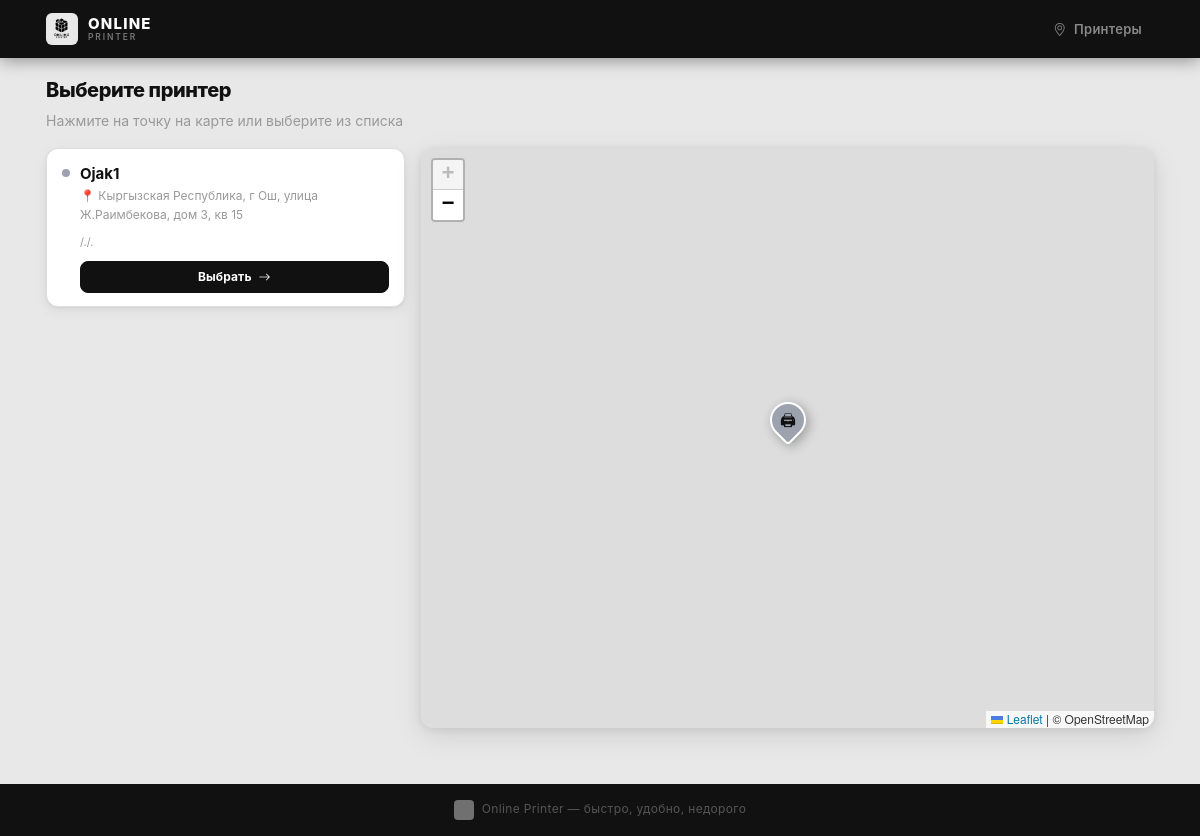
The page / on the database its author committed.
### printers/models.py (models this page shows, shortened)
class PrinterTerminal(models.Model):
    name = models.CharField('Название', max_length=100)
    token = models.UUIDField('Токен', default=uuid.uuid4, unique=True, editable=False)
    address = models.CharField('Адрес', max_length=300)
    latitude = models.DecimalField('Широта', max_digits=9, decimal_places=6, default=42.870000)
    longitude = models.DecimalField('Долгота', max_digits=9, decimal_places=6, default=74.590000)
    description = models.TextField('Описание / режим работы', blank=True)
    photo = models.ImageField('Фото точки', upload_to='terminals/', blank=True)
    server_url = models.CharField(
        'URL сервера', max_length=300, blank=True,
        help_text='Например: http://192.168.1.100 или https://yoursite.com'
    )
    system_printer_name = models.CharField(
        'Имя принтера в системе', max_length=200, blank=True,
        help_text='Оставьте пустым — будет использоваться принтер по умолчанию. '
                  'Узнать: Windows → "lpstat -p", Mac/Linux → "lpstat -p"'
    )
    poll_interval = models.PositiveIntegerField(
        'Интервал опроса (сек)', default=10,
        help_text='Как часто агент проверяет новые задания'
    )
    is_active = models.BooleanField('Принимает заказы', default=True)
    is_online = models.BooleanField('Онлайн', default=False)
    last_seen = models.DateTimeField('Последний раз в сети', null=True, blank=True)
    class Meta:
        verbose_name = 'Принтер'
        verbose_name_plural = 'Принтеры'
        ordering = ['name']
    def to_map_dict(self):
        return {
            'id': self.id,
            'name': self.name,
            'address': self.address,
            'description': self.description,
            'lat': float(self.latitude),
            'lng': float(self.longitude),
            'is_online': self.is_online,
            'photo': self.photo.url if self.photo else None,
        }

### orders/views.py (the view)
# urls.py: path('', views.map_view, name='map'),
def map_view(request):
    from printers.models import PrinterTerminal
    terminals = PrinterTerminal.objects.filter(is_active=True)
    terminals_json = json.dumps([t.to_map_dict() for t in terminals])
    return render(request, 'orders/map.html', {
        'terminals': terminals,
        'terminals_json': terminals_json,
    })

### templates/orders/map.html (shortened to what this page needs)
{% extends 'base.html' %}
{% block content %}
<div class="mb-3">
  <h1 class="op-title">Выберите принтер</h1>
  <p class="op-subtitle">Нажмите на точку на карте или выберите из списка</p>
</div>
<div class="row g-3">
  <div class="col-lg-8 order-1 order-lg-2">
    <div id="map"></div>
  </div>
  <div class="col-lg-4 order-2 order-lg-1">
    <div style="display:flex;flex-direction:column;gap:8px" id="terminalList">
      {% for t in terminals %}
      <div class="op-card terminal-card"
           data-id="{{ t.id }}"
           onclick="selectTerminal({{ t.id }}, {{ t.latitude }}, {{ t.longitude }})">
        <div style="padding:13px 15px">
          <div style="display:flex;align-items:flex-start;gap:10px">
            <span class="status-dot {% if t.is_online %}online{% else %}offline{% endif %}" style="margin-top:7px"></span>
            <div style="flex:1;min-width:0">
              <div style="font-weight:700;font-size:15px;margin-bottom:2px;white-space:nowrap;overflow:hidden;text-overflow:ellipsis">{{ t.name }}</div>
              <div style="font-size:12px;color:var(--text-3);margin-bottom:10px">📍 {{ t.address }}</div>
              {% if t.description %}
              <div style="font-size:11px;color:var(--text-3);margin-bottom:10px">{{ t.description }}</div>
              {% endif %}
              <a href="{% url 'upload' t.id %}"
                 onclick="event.stopPropagation()"
                 class="btn btn-primary btn-sm"
                 style="width:100%;text-align:center">
                Выбрать <i class="bi bi-arrow-right ms-1"></i>
              </a>
            </div>
          </div>
        </div>
      </div>
      {% endfor %}
    </div>
  </div>
</div>
{% endblock %}
{% block scripts %}
<link rel="stylesheet" href="https://unpkg.com/leaflet@1.9.4/dist/leaflet.css"/>
{% endblock %}

### static/css/style.css (style rules this page uses)
*, *::before, *::after { box-sizing: border-box; margin: 0; padding: 0; }
:root { --bg: #E8E8E8; --surface: #FFFFFF; --surface-2: #F3F3F3; --border: #DEDEDE; --border-2: #C8C8C8; --text: #111111; --text-2: #555555; --text-3: #999999; --accent: #111111; --green: #16A34A; --red: #DC2626; --yellow: #D97706; --r: 12px; --r-sm: 8px; --shadow: 0 1px 3px rgba(0,0,0,.06), 0 4px 14px rgba(0,0,0,.06); --shadow-lg: 0 2px 8px rgba(0,0,0,.08), 0 8px 28px rgba(0,0,0,.10); }
body { background: var(--bg); color: var(--text); font-family: -apple-system, BlinkMacSystemFont, 'Inter', 'Segoe UI', sans-serif; font-size: 15px; line-height: 1.55; -webkit-font-smoothing: antialiased; }
.op-card { background: var(--surface); border: 1px solid var(--border); border-radius: var(--r); box-shadow: var(--shadow); overflow: hidden; }
.op-title { font-size: 20px; font-weight: 800; letter-spacing: -.02em; }
.op-subtitle { font-size: 14px; color: var(--text-3); margin-top: 4px; }
.btn { font-weight: 700 !important; font-size: 14px !important; border-radius: var(--r-sm) !important; letter-spacing: .01em; transition: all .15s; padding: 10px 18px !important; }
.btn-primary { background: #111 !important; border-color: #111 !important; color: #fff !important; }
.btn-sm { padding: 6px 12px !important; font-size: 12px !important; }
.status-dot { display: inline-block; width: 8px; height: 8px; border-radius: 50%; flex-shrink: 0; }
.status-dot.offline { background: #9CA3AF; }
.terminal-card { cursor: pointer; transition: transform .15s, box-shadow .2s, border-color .2s; -webkit-tap-highlight-color: transparent; }

### templates/orders/map.html (style rules this page uses)
#map { height: 340px; border-radius: 12px; box-shadow: var(--shadow-lg); overflow: hidden; }
@media (min-width:992px) { #map { height: 580px; } }

### rows shown on the page
PrinterTerminal: is_online False (drawn), name "Ojak1", address "Кыргызская Республика, г Ош, улица Ж.Раимбекова, дом 3, кв 15", description "/./."
